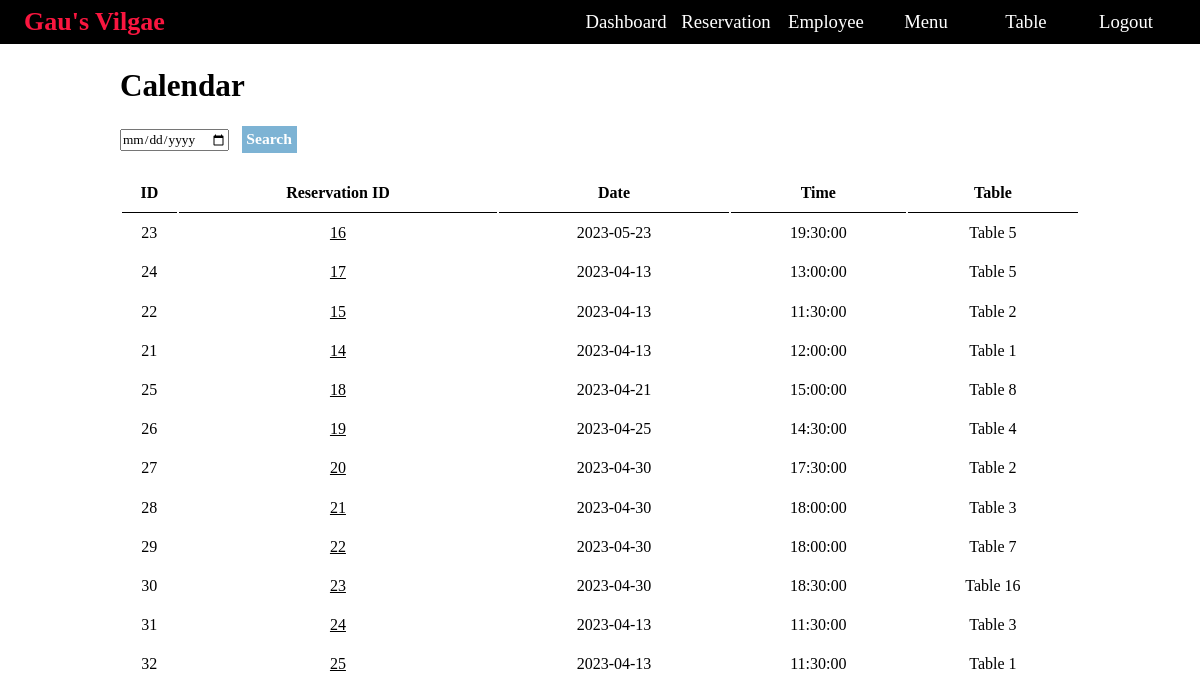
Screenshot of /admin/calendar.php (signed in) with the database file from the repository.
### tables this page shows
CREATE TABLE IF NOT EXISTS `tbl_lich_dat_ban` (
  `id` int NOT NULL AUTO_INCREMENT,
  `id_khung_gio` int NOT NULL,
  `id_ban` int NOT NULL,
  `ngay_den` date NOT NULL,
  PRIMARY KEY (`id`)
);

CREATE TABLE IF NOT EXISTS `tbl_reservation` (
  `id` int NOT NULL AUTO_INCREMENT,
  `id_khach_hang` int NOT NULL,
  `id_lich_dat_ban` int NOT NULL,
  `request` varchar(255) NOT NULL,
  `status` varchar(20) NOT NULL,
  `timestamp` timestamp NOT NULL DEFAULT CURRENT_TIMESTAMP,
  PRIMARY KEY (`id`)
);

CREATE TABLE IF NOT EXISTS `tbl_khung_gio` (
  `id` int NOT NULL AUTO_INCREMENT,
  `time_start` time NOT NULL,
  `time_end` time NOT NULL,
  PRIMARY KEY (`id`)
);

CREATE TABLE IF NOT EXISTS `tbl_table` (
  `id` int NOT NULL AUTO_INCREMENT,
  `name` varchar(20) NOT NULL,
  `type_table` int NOT NULL,
  PRIMARY KEY (`id`)
);

### config/constants.php (called while the page is built, shortened)
<?php
    $siteurl = "http://localhost:89/restaurant/";
?>

### admin/calendar.php (the view)
<?php include('partials/head.php'); ?>
<div class="main-content">
    <div class="ct-box">
        <h1>Calendar</h1>
        <br>
        <br>
        <section class="calendar-search">
            <div class="container">
                <form action="<?php echo $siteurl; ?>admin/search-calendar.php" method="POST">
                    <input type="date" name="search-date"  required>
                    <input type="submit" name="submit" value="Search" class="btn-scd btn-cal">
                </form>
            </div>
        </section>
        <table class="tbl-full">
            <tr>
                <th>ID</th>
                <th>Reservation ID</th>
                <th>Date</th>
                <th>Time</th>
                <th>Table</th>
            </tr>
            <?php
                $sql = "SELECT tbl_lich_dat_ban.id, tbl_reservation.id AS 'rsv_id', tbl_lich_dat_ban.ngay_den, tbl_khung_gio.time_start,
                tbl_table.name FROM tbl_lich_dat_ban, tbl_reservation, tbl_khung_gio, tbl_table WHERE tbl_lich_dat_ban.id=tbl_reservation.id_lich_dat_ban
                AND tbl_lich_dat_ban.id_ban=tbl_table.id AND tbl_lich_dat_ban.id_khung_gio=tbl_khung_gio.id";
                $res = mysqli_query($conn, $sql);
                $count = mysqli_num_rows($res);
                if($count > 0)
                {
                    while($row=mysqli_fetch_assoc($res))
                    {
                        $cal_id = $row['id'];
                        $rsv_id = $row['rsv_id'];
                        $date = $row['ngay_den'];
                        $time = $row['time_start'];
                        $table = $row['name'];
                        ?>
                        <tr>
                            <td><?php echo $cal_id; ?></td>
                            <td><a class="text-black" style="text-decoration:underline;" href="<?php echo $siteurl; ?>admin/view-reservation.php?id=<?php echo $rsv_id; ?>"><?php echo $rsv_id; ?></a></td>
                            <td><?php echo $date; ?></td>
                            <td><?php echo $time; ?></td>
                            <td><?php echo $table; ?></td>
                        </tr>
                        <?php
                    }
                }
            ?>
        </table>
    </div>
</div>
<?php include('partials/footer.php'); ?>

### admin/partials/head.php (shortened to what this page needs)
<?php
    include('../config/constants.php');
 ?>
<html>
    <head>
        <link rel="stylesheet" href="../css/admin.css">
    </head>
    <body>
        <div class="menu">
            <div class="logo">Gau's Vilgae</div>
                <ul class="dropdown">
                    <li><a href="index.php">Dashboard</a></li>
                    <li>
                        <a href="#">Reservation</a>
                    </li>
                    <li>
                        <a href="#">Employee</a>
                    </li>
                    <li>
                        <a href="#">Menu</a>
                    </li>
                    <li>
                        <a href="#">Table</a>
                    </li>
                    <li>
                        <a href="logout.php">Logout</a>
                    </li>
                </ul>
        </div>

### admin/partials/footer.php
    </body>
</html>

### css/admin.css (style rules this page uses)
* { margin: 0; padding: 0; font-family: Cambria, Cochin, Georgia, Times, 'Times New Roman', serif; box-sizing: border-box; }
html { font-size: 65%; scroll-behavior: smooth; }
.text-black { color: black; }
.menu { background-color: black; height: 4.2rem; }
.logo { width: 30%; float: left; font-size: 2.5rem; font-weight: bold; color: #FA163F; margin-left: 2%; margin-top: 0.6%; }
.dropdown { width: cove; float: right; display: flex; list-style-type: none; justify-content: right; margin-right: 2%; }
.menu li { color: white; font-size: 1.8rem; }
.menu a { display: block; width: 100px; color: white; padding: 11px 0; text-decoration: none; text-align: center; background-color: black; }
.main-content { width: 100%; }
.ct-box { width: 80%; margin: 2% auto; }
.ct-box a { text-decoration: none; }
.ct-box h1 { font-size: 3rem; }
.tbl-full { width: 100%; margin-top: 2%; }
table tr th { border-bottom: 1px solid black; padding: 1%; text-align: center; }
table tr td { padding: 1%; text-align: center; }
table tr td a { text-decoration: none; }
.btn-scd { text-decoration: none; background-color: #7db3d4; color: white; padding: 1%; font-size: 1.5rem; font-weight: bold; border: 3px #7db3d4; }
.btn-cal { margin-left: 1%; font-size: 1.5rem; padding: 0.5%; }

### rows the page displays
tbl_lich_dat_ban: id "23", tbl_reservation.id "16", ngay_den "2023-05-23", id_khung_gio.time_start "19:30:00", tbl_table.name "Table 5"
tbl_lich_dat_ban: id "24", tbl_reservation.id "17", ngay_den "2023-04-13", id_khung_gio.time_start "13:00:00", tbl_table.name "Table 5"
tbl_lich_dat_ban: id "22", tbl_reservation.id "15", ngay_den "2023-04-13", id_khung_gio.time_start "11:30:00", tbl_table.name "Table 2"
tbl_lich_dat_ban: id "21", tbl_reservation.id "14", ngay_den "2023-04-13", id_khung_gio.time_start "12:00:00", tbl_table.name "Table 1"
tbl_lich_dat_ban: id "25", tbl_reservation.id "18", ngay_den "2023-04-21", id_khung_gio.time_start "15:00:00", tbl_table.name "Table 8"
tbl_lich_dat_ban: id "26", tbl_reservation.id "19", ngay_den "2023-04-25", id_khung_gio.time_start "14:30:00", tbl_table.name "Table 4"
tbl_lich_dat_ban: id "27", tbl_reservation.id "20", ngay_den "2023-04-30", id_khung_gio.time_start "17:30:00", tbl_table.name "Table 2"
tbl_lich_dat_ban: id "28", tbl_reservation.id "21", ngay_den "2023-04-30", id_khung_gio.time_start "18:00:00", tbl_table.name "Table 3"
tbl_lich_dat_ban: id "29", tbl_reservation.id "22", ngay_den "2023-04-30", id_khung_gio.time_start "18:00:00", tbl_table.name "Table 7"
tbl_lich_dat_ban: id "30", tbl_reservation.id "23", ngay_den "2023-04-30", id_khung_gio.time_start "18:30:00", tbl_table.name "Table 16"
tbl_lich_dat_ban: id "31", tbl_reservation.id "24", ngay_den "2023-04-13", id_khung_gio.time_start "11:30:00", tbl_table.name "Table 3"
tbl_lich_dat_ban: id "32", tbl_reservation.id "25", ngay_den "2023-04-13", id_khung_gio.time_start "11:30:00", tbl_table.name "Table 1"
